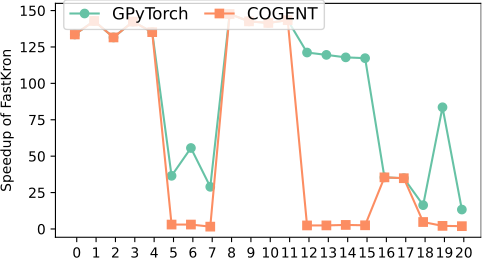

Python code for this plot:
import sys
import csv
from common import *

csv_file = sys.argv[1]
pdf_file = sys.argv[2]

filtered_data = []

with open(csv_file, 'r') as f:
    csv_reader = csv.reader(f,delimiter='&')
    for i, row in enumerate(csv_reader):
        row_new = []
        for e in row:
            if e != "":
                row_new.append(e.strip())
        row = row_new
        if row == [] or row == None:
            continue
        filtered_data += [row]

print(filtered_data)

def parse_p_n(s):
    p = s[s.find('x')+1:s.find('^')]
    n = s[s.find('^')+1:]
    return f"${p}^{n}$"

import matplotlib.pyplot as plt
import numpy as np

ind = np.arange(len(filtered_data))
width = 0.1
fk = 1
fk_wo_fused = 2
cogent = 3
gp = 4

# fig = plt.subplots(figsize =(10, 7))
gp_speedup = []
cogent_speedup = []

for row in filtered_data:
    print(row)
    gp_speedup += [float(row[fk])/float(row[cogent])]
    cogent_speedup += [float(row[fk])/float(row[gp])]

fig, ax2 = plt.subplots(1,1,sharex=True)
# gp_speedup = map(lambda x: x/10 if x >= 5 elif )
p1 = ax2.plot(ind, gp_speedup, color=colors[0], marker='o')
p2 = ax2.plot(ind, cogent_speedup, color=colors[1], marker='s')

# for i, f in enumerate(gp_speedup):
#     ax2.text(i, f, "%.1f"%round(f, 1), color = 'black', fontsize='large', ha='center')

# for i, f in enumerate(cogent_speedup):
#     ax2.text(i, f, "%.1f"%round(f, 1), color = 'black', fontsize='large', ha='center')

# for i, f in enumerate(fastkronwosharedflops):
#     ax2.text(i, f, "%.1f"%round(f, 1), color = 'black', fontsize='large', ha='center')

# for i, f in enumerate(fk_flops):
#     ax2.text(i, f, "%.1f"%round(f, 1), color = 'black', fontsize='large', ha='center')

# for bar1, d in zip(p3, fastkrontimes):
#     ax2.text(bar1.get_x()+bar1.get_width()/2, (bar1.get_height())/2, "%.2f ms"%d, color = 'black', ha = 'center', va = 'center', rotation=90, fontsize='large')

# for bar1, speedup in zip(p3, fastkronspeedup):
#     ax2.text(bar1.get_x()+bar1.get_width()/2+0.04, bar1.get_height()+0.05, r"%.2f$\times$"%(1/speedup), color = 'black', ha = 'center', va = 'center', rotation=0, fontsize='large')

plt.ylabel('Speedup of FastKron')

# plt.xlabel('', fontsize='large')
# plt.title('Contribution by the teams')
# plt.yticks([1,2,4] + )
# plt.yscale("log")
plt.xticks(ind+width, (i for i,row in enumerate(filtered_data)),rotation=0)
plt.legend((p1[0], p2[0]), ('GPyTorch', 'COGENT'),
            loc='upper left', fontsize='large', bbox_to_anchor=(0.0, 1.05),
            ncol=2,columnspacing=1,handlelength=1.7)

FIGURES_DIR = "./"
    
plt.rcParams["font.family"] = "libertine"
#FIGURES_DIR = "./"
fig = plt.gcf()
fig.subplots_adjust(bottom=0.1)
fig.set_size_inches(5.5, 3)

# ax.set_xticks([])
fig.savefig(FIGURES_DIR+pdf_file,bbox_inches='tight',pad_inches=0)
plt.show()
